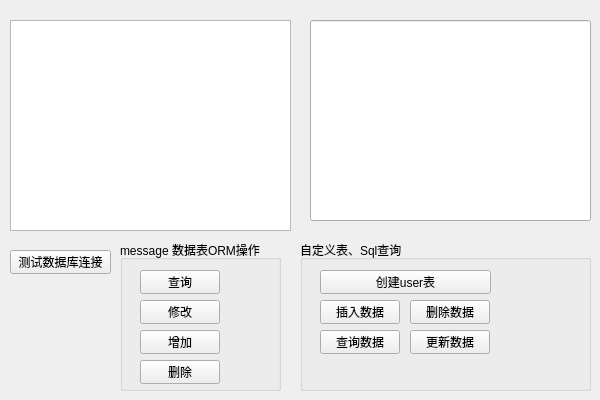
<?xml version="1.0" encoding="UTF-8"?>
<ui version="4.0">
 <class>DbQWidgetClass</class>
 <widget class="QWidget" name="DbQWidgetClass">
  <property name="geometry">
   <rect>
    <x>0</x>
    <y>0</y>
    <width>600</width>
    <height>400</height>
   </rect>
  </property>
  <property name="windowTitle">
   <string>DbQWidget</string>
  </property>
  <widget class="QPushButton" name="testDbBut">
   <property name="geometry">
    <rect>
     <x>10</x>
     <y>250</y>
     <width>101</width>
     <height>24</height>
    </rect>
   </property>
   <property name="text">
    <string>测试数据库连接</string>
   </property>
  </widget>
  <widget class="QLineEdit" name="lineEdit">
   <property name="geometry">
    <rect>
     <x>310</x>
     <y>20</y>
     <width>281</width>
     <height>201</height>
    </rect>
   </property>
  </widget>
  <widget class="QGroupBox" name="groupBox">
   <property name="geometry">
    <rect>
     <x>120</x>
     <y>240</y>
     <width>161</width>
     <height>151</height>
    </rect>
   </property>
   <property name="title">
    <string>message 数据表ORM操作</string>
   </property>
   <widget class="QPushButton" name="msgSearchBut">
    <property name="geometry">
     <rect>
      <x>20</x>
      <y>30</y>
      <width>80</width>
      <height>24</height>
     </rect>
    </property>
    <property name="text">
     <string>查询</string>
    </property>
   </widget>
   <widget class="QPushButton" name="msgUpdateBut">
    <property name="geometry">
     <rect>
      <x>20</x>
      <y>60</y>
      <width>80</width>
      <height>24</height>
     </rect>
    </property>
    <property name="text">
     <string>修改</string>
    </property>
   </widget>
   <widget class="QPushButton" name="msgAddBut">
    <property name="geometry">
     <rect>
      <x>20</x>
      <y>90</y>
      <width>80</width>
      <height>24</height>
     </rect>
    </property>
    <property name="text">
     <string>增加</string>
    </property>
   </widget>
   <widget class="QPushButton" name="msgDelBut">
    <property name="geometry">
     <rect>
      <x>20</x>
      <y>120</y>
      <width>80</width>
      <height>24</height>
     </rect>
    </property>
    <property name="text">
     <string>删除</string>
    </property>
   </widget>
  </widget>
  <widget class="QListWidget" name="listWidget">
   <property name="geometry">
    <rect>
     <x>10</x>
     <y>20</y>
     <width>281</width>
     <height>211</height>
    </rect>
   </property>
  </widget>
  <widget class="QGroupBox" name="groupBox_2">
   <property name="geometry">
    <rect>
     <x>300</x>
     <y>240</y>
     <width>291</width>
     <height>151</height>
    </rect>
   </property>
   <property name="title">
    <string>自定义表、Sql查询</string>
   </property>
   <widget class="QPushButton" name="createTable">
    <property name="geometry">
     <rect>
      <x>20</x>
      <y>30</y>
      <width>171</width>
      <height>24</height>
     </rect>
    </property>
    <property name="text">
     <string>创建user表</string>
    </property>
   </widget>
   <widget class="QPushButton" name="addData">
    <property name="geometry">
     <rect>
      <x>20</x>
      <y>60</y>
      <width>80</width>
      <height>24</height>
     </rect>
    </property>
    <property name="text">
     <string>插入数据</string>
    </property>
   </widget>
   <widget class="QPushButton" name="updateData">
    <property name="geometry">
     <rect>
      <x>110</x>
      <y>90</y>
      <width>80</width>
      <height>24</height>
     </rect>
    </property>
    <property name="text">
     <string>更新数据</string>
    </property>
   </widget>
   <widget class="QPushButton" name="searchData">
    <property name="geometry">
     <rect>
      <x>20</x>
      <y>90</y>
      <width>80</width>
      <height>24</height>
     </rect>
    </property>
    <property name="text">
     <string>查询数据</string>
    </property>
   </widget>
   <widget class="QPushButton" name="delData">
    <property name="geometry">
     <rect>
      <x>110</x>
      <y>60</y>
      <width>80</width>
      <height>24</height>
     </rect>
    </property>
    <property name="text">
     <string>删除数据</string>
    </property>
   </widget>
  </widget>
 </widget>
 <layoutdefault spacing="6" margin="11"/>
 <resources/>
 <connections/>
</ui>
